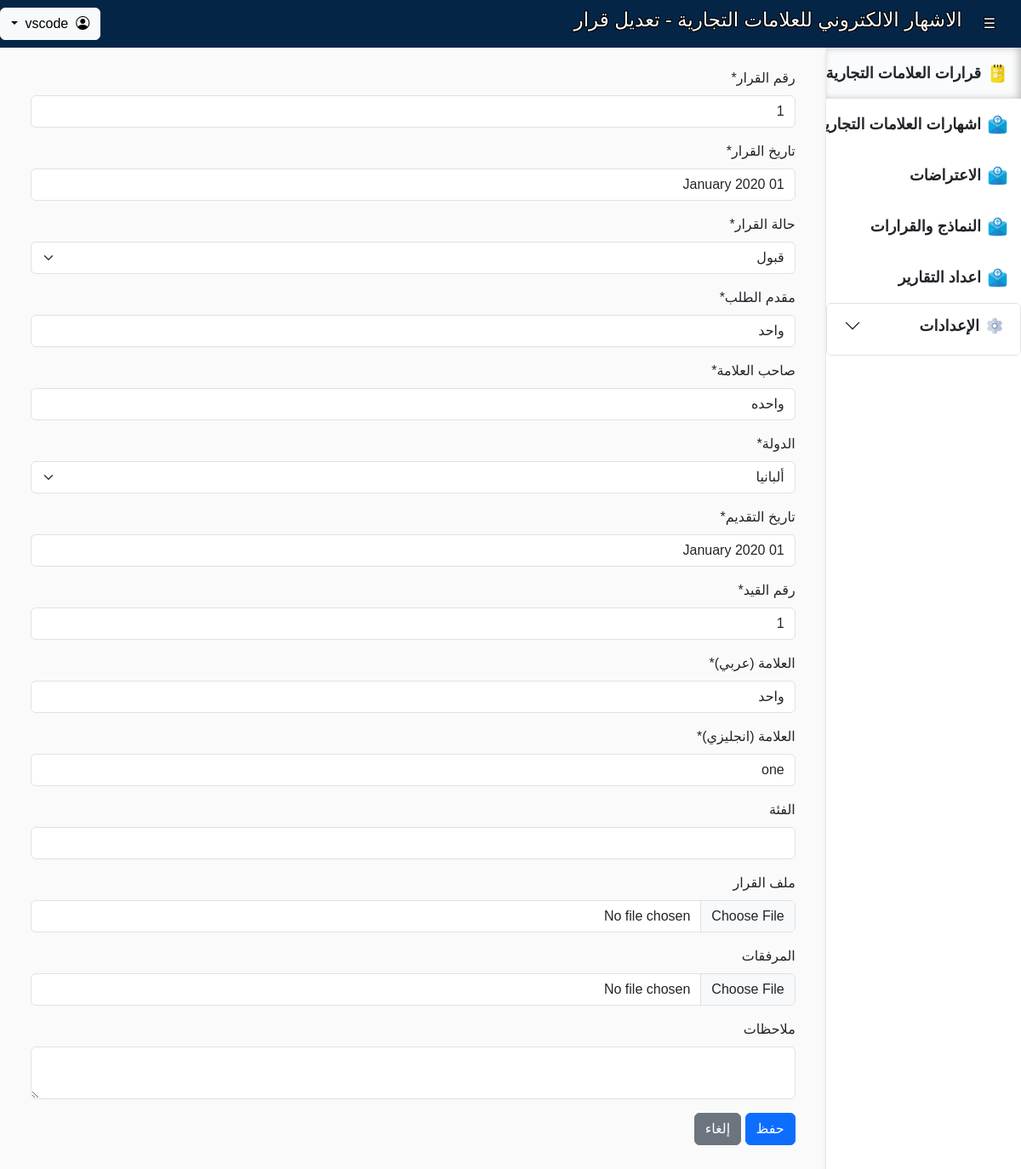
Page /decrees/edit/1/ (signed in) on the committed database.
### documents/models.py (models this page shows, shortened)
class Decree(models.Model):
    number = models.CharField(max_length=10, blank=False, null=False, verbose_name="رقم القرار")
    date = models.DateField(blank=False, verbose_name="تاريخ القرار")
    status = models.CharField(max_length=50, choices=[
        ('accepted', 'قبول'),
        ('rejected', 'رفض'),
        ('withdraw', 'سحب'),
        ('canceled', 'الغاء')
    ], verbose_name="حالة القرار")
    applicant = models.CharField(max_length=255, blank=False, verbose_name="مقدم الطلب")
    company = models.CharField(max_length=255, blank=False, verbose_name="صاحب العلامة")
    country = models.CharField(max_length=50, choices=Countries, verbose_name="الدولة")
    date_applied = models.DateField(blank=False, verbose_name="تاريخ التقديم")
    number_applied = models.CharField(max_length=10, blank=False, null=False, verbose_name="رقم القيد")
    ar_brand = models.CharField(max_length=255, blank=False, verbose_name="العلامة (عربي)")
    en_brand = models.CharField(max_length=255, blank=False, verbose_name="العلامة (انجليزي)")
    category = models.CharField(max_length=255, blank=True, verbose_name="الفئة")
    pdf_file = models.FileField(upload_to=get_pdf_upload_path, blank=True, verbose_name="ملف القرار")
    attach = models.FileField(upload_to=get_attach_upload_path, blank=True, verbose_name="المرفقات")
    notes = models.TextField(max_length=999, blank=True, verbose_name="ملاحظات")
    objection_date = models.DateField(blank=True, null=True, verbose_name="تاريخ الاعتراض")
    created_at = models.DateTimeField(auto_now_add=True)
    updated_at = models.DateTimeField(auto_now=True)
    deleted_at = models.DateTimeField(null=True, blank=True)

### documents/views.py (the view)
# urls.py: path('decrees/edit/<int:document_id>/', views.add_edit_decree, name='edit_decree'),
@login_required
def add_edit_decree(request, document_id=None):
    if document_id:
        instance = get_object_or_404(Decree, id=document_id)
    else:
        instance = None
    form = DecreeForm(request.POST or None, request.FILES or None, instance=instance)
    if request.method == 'POST' and form.is_valid():
        form.save()
        return redirect(reverse('decree_list'))  # Adjust URL name as needed
    return render(request, 'decree_form.html', {
        'form': form,
    })

### documents/templates/decree_form.html (shortened to what this page needs)
{% extends 'base.html' %}
{% load crispy_forms_tags %}
{% block header %}
  {% if form.instance.id %} - تعديل{% else %} - إضافة{% endif %} قرار
{% endblock %}
{% block content %}
<form method="POST" enctype="multipart/form-data">
  {% crispy form %}
</form>
{% endblock %}

### documents/templates/base.html (shortened to what this page needs)
<!DOCTYPE html>
<html lang="ar" dir="rtl">
<head>
    {% load static %}
    {% load custom_filters %}
    <link rel="stylesheet" href="{% static 'bootstrap5/bootstrap.rtl.css' %}">
    <link rel="stylesheet" href="{% static 'bootstrap5/bootstrap-icons.css' %}">
    <link rel="stylesheet" href="{% static 'css/style.css' %}">
</head>
<body>
    <div class="titlebar d-flex justify-content-between align-items-center">
        <div class="d-flex align-items-center">
            {% if request.user.is_authenticated %}
                <button class="menu-toggle" onclick="toggleMenu()">☰</button>
            {% endif %}
            <a href="#" style="text-decoration: none; color: inherit;">
                <h1>الاشهار الالكتروني للعلامات التجارية{% block header %}{% endblock %}</h1>
            </a>
        </div>
        <div>
        {% if user.is_authenticated %}
            <div class="dropdown" style="z-index: 1050;">
                <button class="btn btn-light dropdown-toggle" type="button" id="userDropdown" data-bs-toggle="dropdown" aria-expanded="false">
                    <i class="bi bi-person-circle">&nbsp;</i> {{ user.username }}
                </button>
            </div>
        {% else %}
            <a href="{% url 'login' %}" class="btn btn-light login-title-btn me-2">
                تسجيل الدخول &nbsp; <i class="bi bi-box-arrow-in-right"></i>
            </a>
        {% endif %}
        </div>
    </div>
    {% if user.is_authenticated %}
    <div class="layout">
        <div class="list-group" id="sidebar">
            <a href="{% url 'decree_list' %}" class="list-group-item list-group-item-action {% if request.path == '/decrees/' %}disabled pressed{% elif '/decrees/' in request.path %}pressed{% endif %}">
                <img src="{% static 'img/decrees.png' %}" alt="قرارات" class="sidebar-icon">
                قرارات العلامات التجارية
            </a>
            <a href="{% url 'publication_list' %}" class="list-group-item list-group-item-action {% if request.path == '/publications/' %}disabled pressed{% elif '/publications/' in request.path %}pressed{% endif %}">
                <img src="{% static 'img/outgoing-mail.png' %}" alt="img" class="sidebar-icon">
                اشهارات العلامات التجارية
            </a>
            <a href="#" class="list-group-item list-group-item-action">
                <img src="{% static 'img/incoming-mail.png' %}" alt="img" class="sidebar-icon">
                الاعتراضات
            </a>
            <a href="#" class="list-group-item list-group-item-action">
                <img src="{% static 'img/outgoing-mail.png' %}" alt="img" class="sidebar-icon">
                النماذج والقرارات
            </a>
            <a href="#" class="list-group-item list-group-item-action">
                <img src="{% static 'img/outgoing-mail.png' %}" alt="img" class="sidebar-icon">
                اعداد التقارير
            </a>
            <div class="accordion" id="settingsAccordion">
                <div class="accordion-item">
                    <h2 class="accordion-header" id="headingSettings">
                        <button class="accordion-button collapsed" type="button" data-bs-toggle="collapse" data-bs-target="#collapseSettings" aria-expanded="false" aria-controls="collapseSettings">
                            <img src="{% static 'img/settings.png' %}" alt="الإعدادات" class="sidebar-icon" style="width:20px; margin-left:8px;">
                            الإعدادات
                        </button>
                    </h2>
                </div>
            </div>
        </div>
        {% endif %}
        <div class="main-content container-fluid mt-4 m-4">
            {% block content %}{% endblock %}
        </div>
    </div>
    <link rel="stylesheet" href="{% static 'flatpickr/flatpickr.min.css' %}">
</body>
</html>

### documents/static/css/style.css (style rules this page uses)
* { box-sizing: border-box; font-family: 'Shabwa', sans-serif !important; direction: rtl; }
:root { --title: #042546; --body: #f6f7f98b; --htitle: #88c1fa; --hbody: #dee8ffdb; }
body { display: flex; flex-direction: column; min-height: 100vh; background-color: var(--body); }
.titlebar { background-color: var(--title); height: 7vh; }
.titlebar h1 { font-size: 23px; flex: 1; padding: 0px 10px 0px 0px; color: white; transition: font-size 0.3s; text-shadow: -1px -1px 0 black, 1px -1px 0 black, -1px 1px 0 black, 1px 1px 0 black; }
.menu-toggle { background-color: var(--title); color: white; padding: 10px 15px; border: none; border-radius: 4px; cursor: pointer; margin-right: 15px; transition: background-color 0.3s, transform 0.1s; width: auto; text-shadow: -1px -1px 0 black, 1px -1px 0 black, -1px 1px 0 black, 1px 1px 0 black; }
.layout { display: flex; flex-direction: row; flex-grow: 1; }
.main-content { display: flex; flex-direction:column; flex-grow: 3; }
#sidebar { background-color: white; color: black; width: 300px; transition: width 0.5s ease-in-out; overflow: hidden; flex-grow: 0; box-shadow: -2px 0 5px -4px rgba(81, 81, 81, 0.5); white-space: nowrap; border-radius: 0 !important; }
.list-group-item { border: none !important; font-size: 18px !important; font-weight: 600 !important; height: 60px !important; display: flex; align-items: center; }
.accordion-button { align-items: start !important; font-size: 18px !important; font-weight: 600 !important; border: none !important; height: 60px !important; align-items: center; }
.sidebar-icon { width: 23px; height: auto; margin-right: 0px; margin-left: 8px; vertical-align: middle; transition: margin 0.2s, width 0.2s; }
a { color: inherit; text-decoration:none; }
.pressed { background:var(--body); box-shadow: inset -3px 0px 8px #c1c1c1; outline: none; }

### rows in the picture
Decree: number "1", status "قبول", applicant "واحد", company "واحده", country "ألبانيا", number_applied "1", ar_brand "واحد", en_brand "one"

### other values in the picture
{{ user.username }} "vscode"
